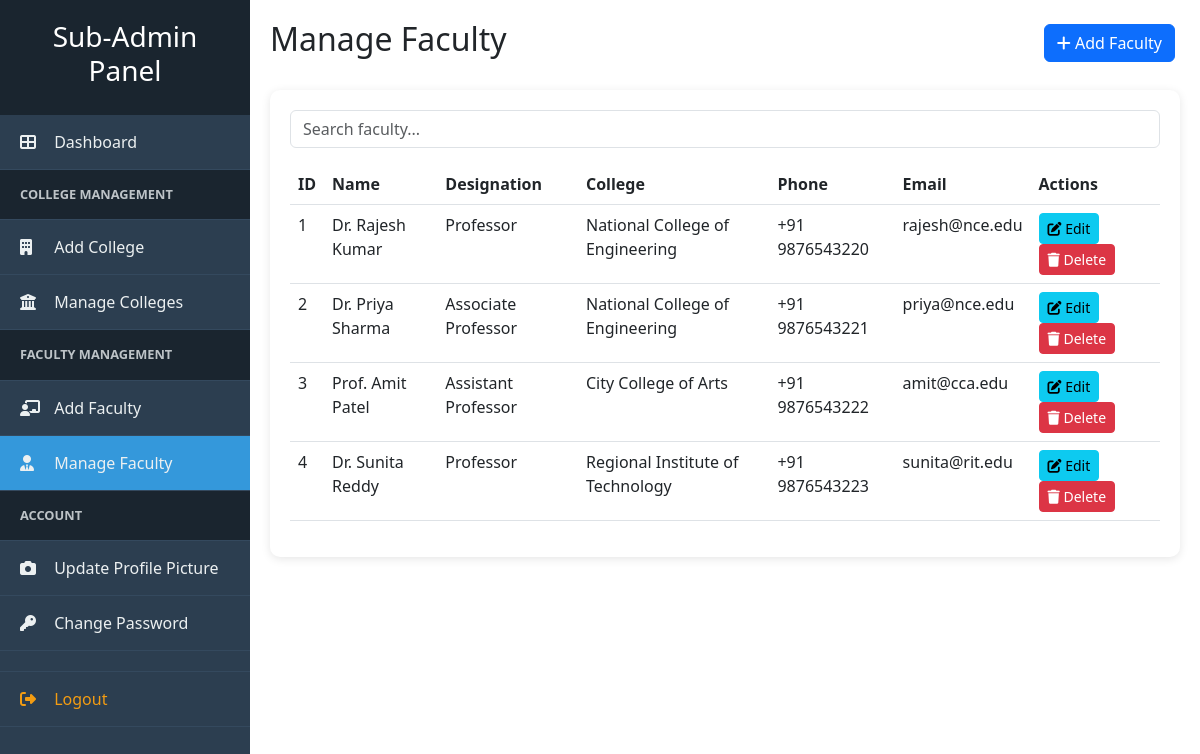
Page /subadmin/manage-faculty.php (signed in) on the committed database.
### tables this page shows
CREATE TABLE IF NOT EXISTS faculty (
    id INT AUTO_INCREMENT PRIMARY KEY,
    name VARCHAR(100) NOT NULL,
    username VARCHAR(50) UNIQUE,
    password VARCHAR(255),
    college_id INT,
    gender ENUM('Male', 'Female', 'Other') NOT NULL,
    designation VARCHAR(100) NOT NULL,
    qualifications TEXT,
    phone VARCHAR(20),
    email VARCHAR(100),
    joining_date DATE,
    address TEXT,
    profile_image VARCHAR(255),
    created_at TIMESTAMP DEFAULT CURRENT_TIMESTAMP,
    INDEX idx_faculty_college (college_id),
    INDEX idx_faculty_name (name),
    FOREIGN KEY (college_id) REFERENCES colleges(id) ON DELETE SET NULL
);

CREATE TABLE IF NOT EXISTS colleges (
    id INT AUTO_INCREMENT PRIMARY KEY,
    college_name VARCHAR(200) NOT NULL,
    college_code VARCHAR(20) NOT NULL UNIQUE,
    address TEXT,
    phone VARCHAR(20),
    email VARCHAR(100),
    created_at TIMESTAMP DEFAULT CURRENT_TIMESTAMP
);

### subadmin/manage-faculty.php (the view, shortened to what this page needs)
<?php
$faculty_list = mysqli_query($con, "
    SELECT f.*, c.college_name
    FROM faculty f
    LEFT JOIN colleges c ON f.college_id = c.id
    ORDER BY f.created_at DESC
");
?>
<!DOCTYPE html>
<html lang="en">
<head>
    <link rel="stylesheet" href="<?php echo ASSETS_URL; ?>css/style.css">
    <link rel="stylesheet" href="https://cdnjs.cloudflare.com/ajax/libs/font-awesome/6.4.0/css/all.min.css">
    <link href="https://cdn.jsdelivr.net/npm/bootstrap@5.3.0/dist/css/bootstrap.min.css" rel="stylesheet">
</head>
<body>
    <div class="admin-wrapper">
        <?php include '../includes/subadmin-sidebar.php'; ?>
        <div class="admin-content">
            <div class="d-flex justify-content-between align-items-center mb-4">
                <h2>Manage Faculty</h2>
                <a href="add-faculty.php" class="btn btn-primary"><i class="fas fa-plus"></i> Add Faculty</a>
            </div>
            <div class="table-container">
                <input type="text" id="searchInput" class="form-control mb-3" placeholder="Search faculty..." onkeyup="filterTable()">
                <table class="table" id="facultyTable">
                    <thead>
                        <tr>
                            <th>ID</th><th>Name</th><th>Designation</th><th>College</th><th>Phone</th><th>Email</th><th>Actions</th>
                        </tr>
                    </thead>
                    <tbody>
                        <?php while($faculty = mysqli_fetch_assoc($faculty_list)): ?>
                            <tr>
                                <td><?php echo $faculty['id']; ?></td>
                                <td><?php echo htmlspecialchars($faculty['name']); ?></td>
                                <td><?php echo htmlspecialchars($faculty['designation']); ?></td>
                                <td><?php echo htmlspecialchars($faculty['college_name'] ?? 'N/A'); ?></td>
                                <td><?php echo htmlspecialchars($faculty['phone'] ?? 'N/A'); ?></td>
                                <td><?php echo htmlspecialchars($faculty['email'] ?? 'N/A'); ?></td>
                                <td>
                                    <a href="edit-faculty.php?id=<?php echo $faculty['id']; ?>" class="btn btn-sm btn-info"><i class="fas fa-edit"></i> Edit</a>
                                    <a href="manage-faculty.php?delete=<?php echo $faculty['id']; ?>" class="btn btn-sm btn-danger" onclick="return confirm('Delete this faculty member?');"><i class="fas fa-trash"></i> Delete</a>
                                </td>
                            </tr>
                        <?php endwhile; ?>
                    </tbody>
                </table>
            </div>
        </div>
    </div>
</body>
</html>

### assets/css/style.css (style rules this page uses)
* { margin: 0; padding: 0; box-sizing: border-box; }
body { font-family: 'Segoe UI', Tahoma, Geneva, Verdana, sans-serif; background-color: #f8f9fa; color: #333; }
.admin-wrapper { display: flex; min-height: 100vh; }
.admin-content { margin-left: 250px; padding: 20px; flex: 1; }
.table-container { background: white; padding: 20px; border-radius: 10px; box-shadow: 0 2px 10px rgba(0,0,0,0.1); }
.table thead { background: #3498db; color: white; }
.btn { margin-right: 5px; }

### rows in the picture
faculty: id "1", name "Dr. Rajesh Kumar", designation "Professor", college.college_name "National College of Engineering", phone "+91 9876543220", email "rajesh@nce.edu"
faculty: id "2", name "Dr. Priya Sharma", designation "Associate Professor", college.college_name "National College of Engineering", phone "+91 9876543221", email "priya@nce.edu"
faculty: id "3", name "Prof. Amit Patel", designation "Assistant Professor", college.college_name "City College of Arts", phone "+91 9876543222", email "amit@cca.edu"
faculty: id "4", name "Dr. Sunita Reddy", designation "Professor", college.college_name "Regional Institute of Technology", phone "+91 9876543223", email "sunita@rit.edu"
